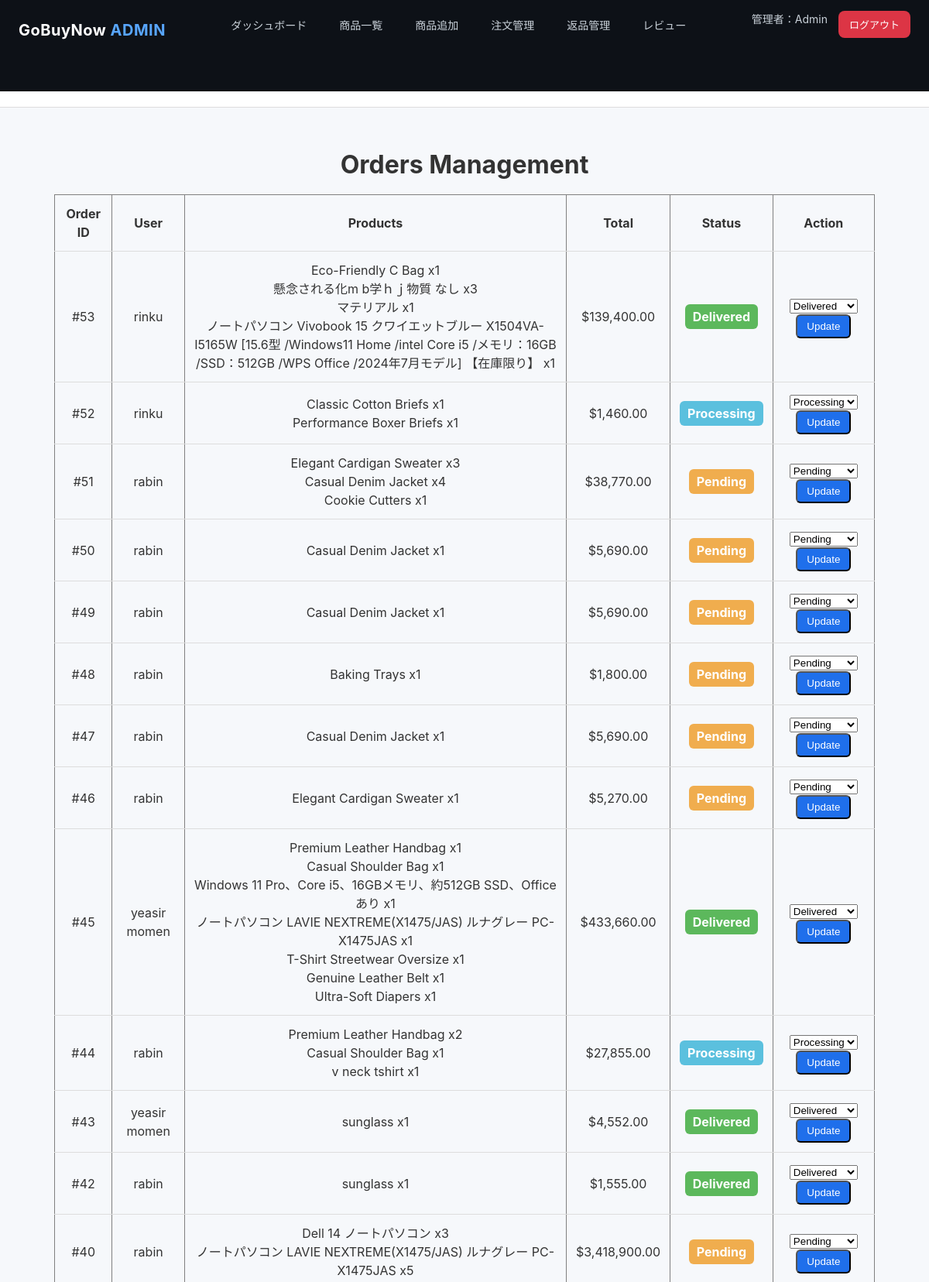
/orders.php (signed in, upper part), run on the app's committed database.
### tables this page shows
CREATE TABLE `orders` (
  `id` int(11) NOT NULL,
  `user_id` int(11) DEFAULT NULL,
  `total_amount` decimal(10,2) DEFAULT NULL,
  `order_date` datetime DEFAULT CURRENT_TIMESTAMP,
  `status` varchar(50) DEFAULT 'Pending'
);

CREATE TABLE `users` (
  `id` int(11) NOT NULL,
  `name` varchar(100) DEFAULT NULL,
  `email` varchar(100) DEFAULT NULL,
  `password` varchar(255) DEFAULT NULL,
  `address` text,
  `phone` varchar(20) DEFAULT NULL
);

CREATE TABLE `order_items` (
  `id` int(11) NOT NULL,
  `order_id` int(11) DEFAULT NULL,
  `product_id` int(11) DEFAULT NULL,
  `quantity` int(11) DEFAULT NULL,
  `price` decimal(10,2) DEFAULT NULL
);

CREATE TABLE `products` (
  `id` int(11) NOT NULL,
  `name` varchar(255) DEFAULT NULL,
  `price` double DEFAULT NULL,
  `category` int(11) DEFAULT NULL,
  `image` varchar(255) DEFAULT NULL,
  `description` text,
  `created_at` timestamp NOT NULL DEFAULT CURRENT_TIMESTAMP,
  `stock` int(11) NOT NULL DEFAULT '0',
  `is_hidden` tinyint(1) NOT NULL DEFAULT '0'
);

### orders.php (the view, shortened to what this page needs)
<?php
require_once '../config.php';
include 'header.php';
$sql = "SELECT o.*, u.name AS user_name
        FROM orders o
        JOIN users u ON o.user_id = u.id
        ORDER BY o.id DESC";
$orders = $conn->query($sql);
?>
<!DOCTYPE html>
<html>
<head>
<link rel="stylesheet" href="../assets/styles.css">
</head>
<body>
<div class="container">
<center>
<h1>Orders Management</h1>
</center>
<table border="1">
<tr>
<th>Order ID</th>
<th>User</th>
<th>Products</th>
<th>Total</th>
<th>Status</th>
<th>Action</th>
</tr>
<?php while ($o = $orders->fetch_assoc()): ?>
<tr>
<td>#<?php echo $o['id']; ?></td>
<td><?php echo htmlspecialchars($o['user_name']); ?></td>
<td>
<?php
$items_sql = "SELECT oi.*, p.name FROM order_items oi
              JOIN products p ON oi.product_id = p.id
              WHERE order_id = ".$o['id'];
$items = $conn->query($items_sql);
if ($items) {
    while($item = $items->fetch_assoc()) {
        echo htmlspecialchars($item['name'])." x".$item['quantity']."<br>";
    }
} else {
    echo "Error fetching items: ".$conn->error;
}
?>
</td>
<td>$<?php echo number_format($o['total_amount'],2); ?></td>
<td><span class="status <?php echo $o['status']; ?>"><?php echo $o['status']; ?></span></td>
<td>
<form method="post">
<select name="status">
<option <?php if($o['status']=='Pending') echo 'selected'; ?>>Pending</option>
<option <?php if($o['status']=='Processing') echo 'selected'; ?>>Processing</option>
<option <?php if($o['status']=='Delivered') echo 'selected'; ?>>Delivered</option>
</select>
<button class="btn" type="submit" name="update_status">Update</button>
</form>
</td>
</tr>
<?php endwhile; ?>
</table>
</div>
</body>
</html>

### styles.css (style rules this page uses)
* { box-sizing:border-box;margin:0;padding:0 }
body { font-family:Inter, Roboto, Arial, sans-serif;background:#f6f8fb;color:#333;line-height:1.5 }
.container { max-width:1100px;margin:30px auto;padding:20px }
.btn { display:inline-block;padding:8px 12px;border-radius:8px;background:#1f6feb;color:#fff;text-decoration:none }

### header.php (style rules this page uses)
* { box-sizing:border-box;margin:0;padding:0 }
body { font-family: "Segoe UI", Roboto, Arial, sans-serif; background:#f4f6f9; color:#333; }

### orders.php (style rules this page uses)
table { width:100%; border-collapse: collapse; margin-top:14px; }
th, td { padding:12px; border-bottom:1px solid #ddd; text-align:center; }
.status { padding:6px 10px; border-radius:6px; color:#fff; font-weight:bold; }
.Pending { background:#f0ad4e; }
.Processing { background:#5bc0de; }
.Delivered { background:#5cb85c; }
.btn { padding:6px 12px; border-radius:6px; text-decoration:none; color:#fff; background:#1f6feb; cursor:pointer; }

### data on the page
orders: id "53", user.name "rinku", total_amount "139,400.00", status "Delivered"
order_items: product.name "Eco-Friendly C Bag", quantity "1"
order_items: product.name "懸念される化m b学ｈｊ物質 なし", quantity "3"
order_items: product.name "マテリアル", quantity "1"
order_items: product.name "ノートパソコン Vivobook 15 クワイエットブルー X1504VA-I5165W [15.6型 /Windows11 Home /intel Core i5 /メモリ：16GB /SSD：512GB /WPS Office /2024年7月モデル] 【在庫限り】", quantity "1"
orders: id "52", user.name "rinku", total_amount "1,460.00", status "Processing"
order_items: product.name "Classic Cotton Briefs", quantity "1"
order_items: product.name "Performance Boxer Briefs", quantity "1"
orders: id "51", user.name "rabin", total_amount "38,770.00", status "Pending"
order_items: product.name "Elegant Cardigan Sweater", quantity "3"
order_items: product.name "Casual Denim Jacket", quantity "4"
order_items: product.name "Cookie Cutters", quantity "1"
orders: id "50", user.name "rabin", total_amount "5,690.00", status "Pending"
order_items: product.name "Casual Denim Jacket", quantity "1"
orders: id "49", user.name "rabin", total_amount "5,690.00", status "Pending"
order_items: product.name "Casual Denim Jacket", quantity "1"
orders: id "48", user.name "rabin", total_amount "1,800.00", status "Pending"
order_items: product.name "Baking Trays", quantity "1"
orders: id "47", user.name "rabin", total_amount "5,690.00", status "Pending"
order_items: product.name "Casual Denim Jacket", quantity "1"
orders: id "46", user.name "rabin", total_amount "5,270.00", status "Pending"
order_items: product.name "Elegant Cardigan Sweater", quantity "1"
orders: id "45", user.name "yeasir momen", total_amount "433,660.00", status "Delivered"
order_items: product.name "Premium Leather Handbag", quantity "1"
order_items: product.name "Casual Shoulder Bag", quantity "1"
order_items: product.name "Windows 11 Pro、Core i5、16GBメモリ、約512GB SSD、Office あり", quantity "1"
order_items: product.name "ノートパソコン LAVIE NEXTREME(X1475/JAS) ルナグレー PC-X1475JAS", quantity "1"
order_items: product.name "T-Shirt Streetwear Oversize", quantity "1"
order_items: product.name "Genuine Leather Belt", quantity "1"
order_items: product.name "Ultra-Soft Diapers", quantity "1"
orders: id "44", user.name "rabin", total_amount "27,855.00", status "Processing"
order_items: product.name "Premium Leather Handbag", quantity "2"
order_items: product.name "Casual Shoulder Bag", quantity "1"
order_items: product.name "v neck tshirt", quantity "1"
orders: id "43", user.name "yeasir momen", total_amount "4,552.00", status "Delivered"
order_items: product.name "sunglass", quantity "1"
orders: id "42", user.name "rabin", total_amount "1,555.00", status "Delivered"
order_items: product.name "sunglass", quantity "1"
orders: id "40", user.name "rabin", total_amount "3,418,900.00", status "Pending"
order_items: product.name "Dell 14 ノートパソコン", quantity "3"
order_items: product.name "ノートパソコン LAVIE NEXTREME(X1475/JAS) ルナグレー PC-X1475JAS", quantity "5"

### other printed values
$_SESSION['admin_name'] "Admin"
